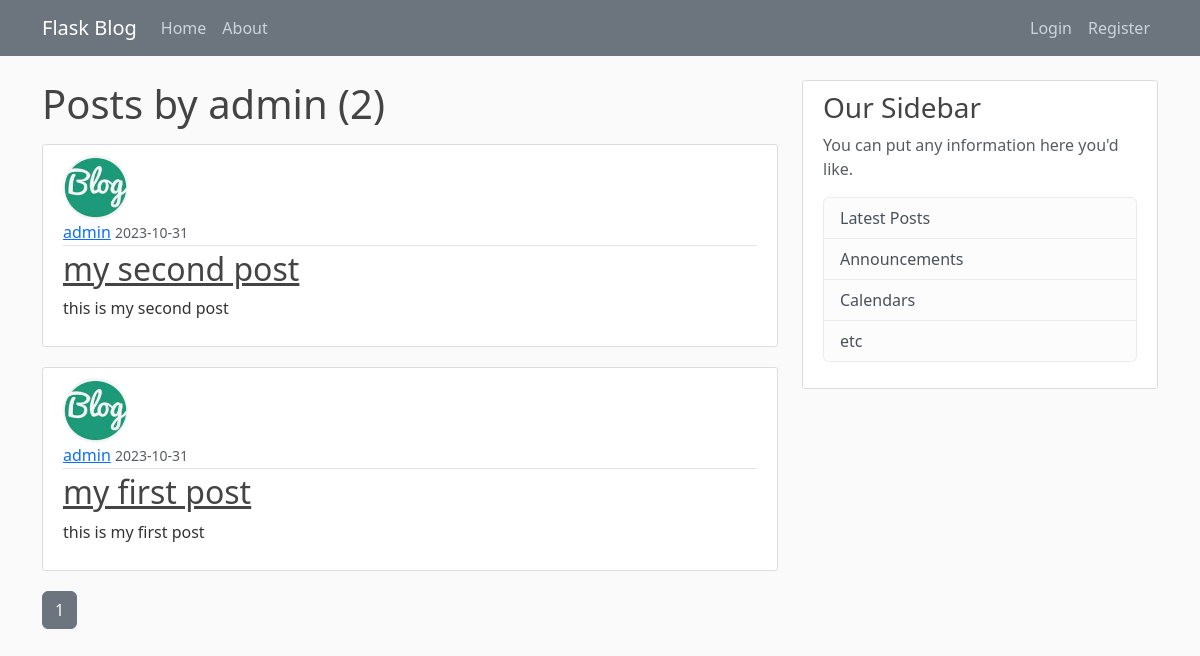
The app's page /user/admin, older data.
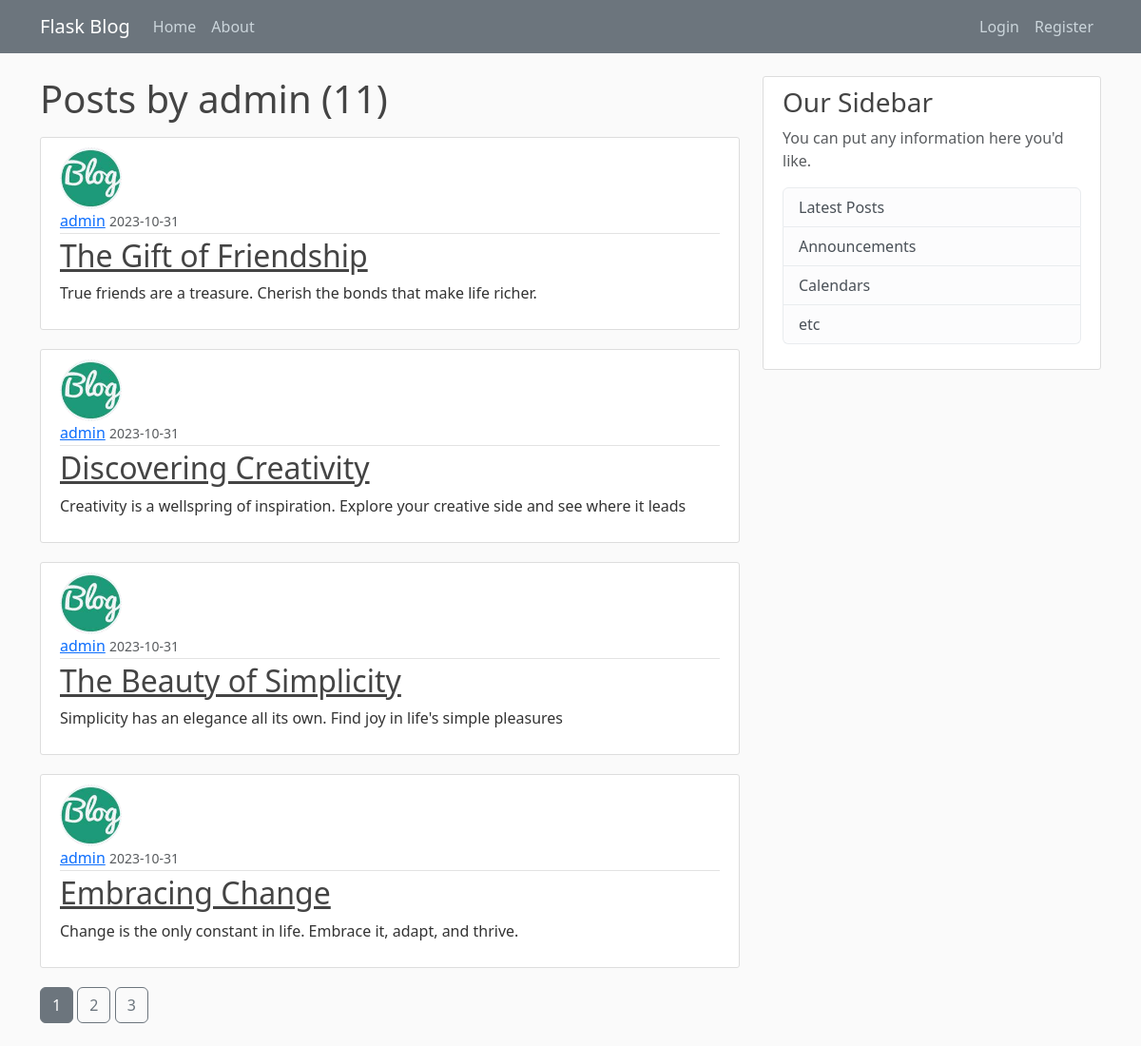
The same page, newer data.
### flaskblog/models.py (models this page shows, shortened)
class Post(db.Model):
    id = db.Column(db.Integer, primary_key=True)
    title = db.Column(db.String(100), nullable=False)
    date_posted = db.Column(db.DateTime, nullable=False, default=datetime.utcnow)
    content = db.Column(db.Text, nullable=False)
    user_id = db.Column(db.Integer, db.ForeignKey('user.id'), nullable=False)

class User(db.Model, UserMixin):
    id = db.Column(db.Integer, primary_key=True)
    username = db.Column(db.String(20), unique=True, nullable=False)
    email = db.Column(db.String(120), unique=True, nullable=False)
    image_file = db.Column(db.String(20), nullable=False, default='default.jpeg')
    password = db.Column(db.String(60), nullable=False)
    post = db.relationship('Post', backref='author', lazy=True)

### flaskblog/routes.py (the view)
@app.route("/user/<string:username>")
def user_posts(username):
    page = request.args.get('page', 1, type=int)
    user = User.query.filter_by(username=username).first_or_404()
    posts = Post.query.filter_by(author=user)\
            .order_by(Post.date_posted.desc())\
            .paginate(page=page, per_page=4)
    return render_template("user_posts.html", posts=posts, user=user)

### flaskblog/templates/user_posts.html
{% extends "layout.html" %}
{% block content %}
    <h1 class="mb-3"> Posts by {{ user.username }} ({{ posts.total }})</h1>
{% for post in posts.items %}
    <article class="media content-section">
        <img class="rounded-circle article-img" src="{{ url_for('static', filename='profile_pics/' + post.author.image_file) }}">
        <div class="media-body">
            <div class="article-metadata">
            <a class="mr-2" href="{{ url_for('user_posts', username=post.author.username) }}">{{ post.author.username }}</a>
            <small class="text-muted">{{ post.date_posted.strftime('%Y-%m-%d') }}</small>
            </div>
            <h2><a class="article-title" href="{{ url_for('post', post_id=post.id)}}">{{ post.title }}</a></h2>
            <p class="article-content">{{ post.content }}</p>
        </div>
    </article>
{% endfor %}
{% for page_num in posts.iter_pages(left_edge=1, right_edge=1, left_current=1, right_current=2) %}
    {% if page_num %}
        {% if posts.page == page_num %}
            <a class="btn btn-secondary mb-4" href="{{ url_for('user_posts', username=user.username, page=page_num)}}">{{ page_num }}</a>
        {% else %}
            <a class="btn btn-outline-secondary mb-4" href="{{ url_for('user_posts', username=user.username, page=page_num)}}">{{ page_num }}</a>
        {% endif %}
    {% else %}
        ...
    {% endif %}
{% endfor %}
{% endblock content %}

Row changes from the older to the newer data that the page shows:
removed Post: image_file (picture), author.username "admin", date_posted "2023-10-31", title "my second post", content "this is my second post"
removed Post: image_file (picture), author.username "admin", date_posted "2023-10-31", title "my first post", content "this is my first post"
added Post: image_file (picture), author.username "admin", date_posted "2023-10-31", title "The Gift of Friendship", content "True friends are a treasure. Cherish the bonds that make life richer."
added Post: image_file (picture), author.username "admin", date_posted "2023-10-31", title "Discovering Creativity", content "Creativity is a wellspring of inspiration. Explore your creative side and see where it leads"
added Post: image_file (picture), author.username "admin", date_posted "2023-10-31", title "The Beauty of Simplicity", content "Simplicity has an elegance all its own. Find joy in life's simple pleasures"
added Post: image_file (picture), author.username "admin", date_posted "2023-10-31", title "Embracing Change", content "Change is the only constant in life. Embrace it, adapt, and thrive."
Text that changed along with them:
{{ posts.total }}: "2" → "11"
new list line: "2"
new list line: "3"
